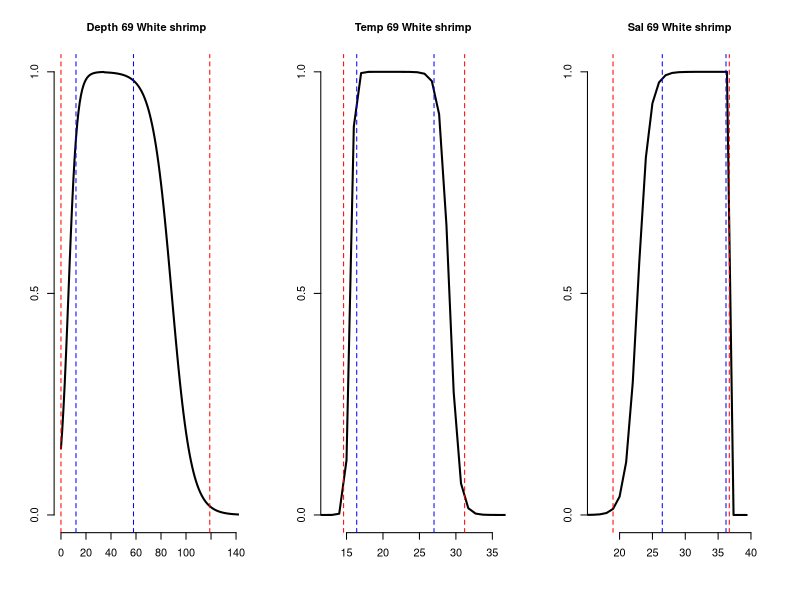

Recreate this plot in R.

rm(list=ls()); gc()
fg_pref <- read.csv("./Ecospace-preference-functions/intermediate-ouput/fg-env-preference-parameters-adjusted.csv")
dir_out <- "./Ecospace-preference-functions/output-for-Ecospace/"

## -----------------------------------------------------------------------------
##
## Logistic function

doublelogistic <- function(max = 400, steps = 400, range = 'wide', min_abs, min_prf, max_prf, max_abs){ 

  #j = 42; max = 30; steps = 1200; range = 'nar'; min_abs = fg_pref$SalinityMin[j]; min_prf = fg_pref$SalinityPrefMin[j]; max_prf = fg_pref$SalinityPrefMax[j]; max_abs = fg_pref$SalinityMax[j]
  #j = 39; max = 30; steps = 1200; range = 'wide'; min_abs = fg_pref$DepthMin[j]; min_prf = fg_pref$DepthPrefMin[j]; max_prf = fg_pref$DepthPrefMax[j]; max_abs = fg_pref$DepthMax[j]
  mid_prf <- min_prf + (max_prf - min_prf) / 2 ## Midpoint. Change from increasing to decreasing logistic function
  mid <- ifelse(mid_prf > max, max, mid_prf)
  step_size <-  max / steps
  x1  <- seq(0, mid-step_size, by = step_size)
  x2  <- seq(mid, max, by = step_size)
  r1  <- min_prf - min_abs 
  r2  <- max_abs - max_prf 
  C1  <- min_abs + r1 / 2
  C2  <- max_prf + r2 / 2
  B1  <- ifelse(range == 'wide', 1/sqrt(r1), 1/log10(r1)) ## If range is 'wide', curve shape inversely proportional to range size
  B2  <- ifelse(range == 'wide', 1/sqrt(r2), 1/log10(r2))
  if(B1 < 0) B1 = Inf
  if(B2 < 0) B2 = Inf
  S  = 1; A1 = 0; D1 = 1; A2 = 1
  
  ## Logistic equations
  f1 <- function(x)     1 / (1 + exp(B1*(C1-x)))^S ## Increasing logistic eq.
  f2 <- function(x) 1 - 1 / (1 + exp(B2*(C2-x)))^S ## Decreasing logistic eq.
  ## 1 = value of the horizontal asymptote when x→−∞
  ## 0 = value of the horizontal asymptote when x→+∞
  ## B describes how rapidly the curve makes its transition between the two asymptotes
  ## S describes the asymmetry of the curve. The curve is symmetric when S=1. 
  ## C is a location parameter, which does not have a nice interpretation, 
  ##   unless S=1 when the curve has an inflection point at x=C.
  ##   In the case when S=1, C is the value of x for which f(x) is the midpoint between the two asymptotes
  
  y1 <- f1(x1)
  y2 <- f2(x2)
  out <- data.frame(x = c(x1, x2), y = c(y1, y2))
  out <- out[1:steps, ] 
  return(out)
}

plot_pref_func <- function(p1, p2, p3, p4, fg_num, fg_name,
                           max = 400, xmin = 0, scale_xaxis = 'y', range = 'wide', driver = '') {
  pref_func <- doublelogistic(max = max, steps = max, range = range, p1, p2, p3, p4)
  xlim <- ifelse(p4 < max, p4+p4*0.15, max)
  xmax <- ifelse(scale_xaxis == 'y', xlim, max)
  xmin <- ifelse(scale_xaxis == 'y', p1-p1*0.15, 0)
  plot(pref_func$x, pref_func$y, 
       main = paste(driver, fg_num, fg_name),
       type = "l", ylab = "", xlab = "", cex.main = 1, bty = 'n',
       xlim = c(xmin, xmax), ylim = c(0,1), yaxt='n', lwd=2)
  axis(side = 2, at=c(0,0.5,1))
  abline(v = p1,  col = "red", lty = "dashed")
  abline(v = p2,  col = "blue", lty = "dashed")
  abline(v = p3,  col = "blue", lty = "dashed")
  abline(v = p4,  col = "red", lty = "dashed")
}

## Test preference functions -------------------------
j = 65
par(mfrow=c(1,3))
plot_pref_func(fg_pref$DepthMin[j], fg_pref$DepthPrefMin[j], 
               fg_pref$DepthPrefMax[j], fg_pref$DepthMax[j], 
               fg_num = fg_pref$EwE_num[j], 
               fg_name = fg_pref$EwE_name[j],
               max = 400, scale_xaxis = 'y', range = 'wide',
               driver = "Depth")

plot_pref_func(fg_pref$TempMin[j], fg_pref$TempPrefMin[j], 
               fg_pref$TempPrefMax[j], fg_pref$TempMax[j], 
               fg_num = fg_pref$EwE_num[j], 
               fg_name = fg_pref$EwE_name[j],
               max = 40, scale_xaxis = 'y', range = 'nar',
               driver = "Temp")

plot_pref_func(fg_pref$SalinityMin[j], fg_pref$SalinityPrefMin[j], 
               fg_pref$SalinityPrefMax[j], fg_pref$SalinityMax[j], 
               fg_num = fg_pref$EwE_num[j], 
               fg_name = fg_pref$EwE_name[j],
               max = 40, scale_xaxis = 'y', range = 'nar',
               driver = "Sal")
